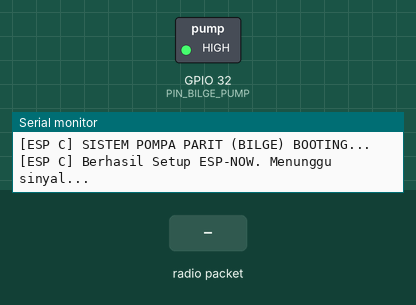
Recording of a sketch running on a simulated ESP32. Shown: switched loads named in the sketch (green lamp = pin HIGH), the last lines printed to the serial monitor. Inputs (shaded band) come from the test bench.

Above: at 2.2 s.
2.3 s: radio packet "CMD_PUMP_ON" arrives
At 3.5 s:
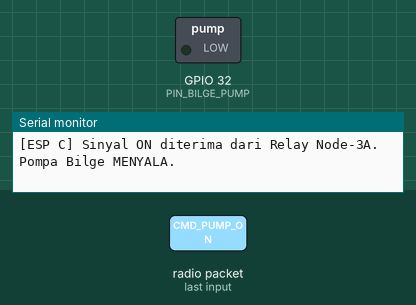
3.8 s: radio packet "CMD_PUMP_OFF" arrives
At 4.7 s:
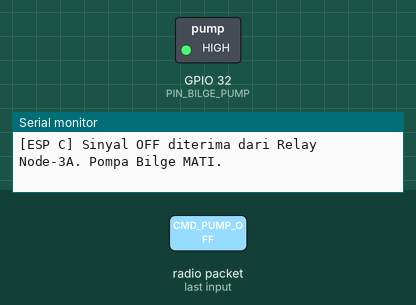
Timing chart, 0 to 6.8 s (numbered marks = the images above; inputs shaded):
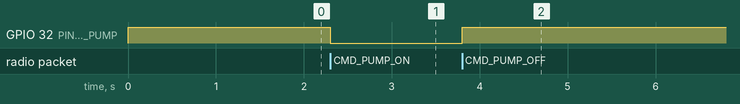

Measured:
- after the input at 2.3 s, GPIO 32 (PIN_BILGE_PUMP): HIGH → LOW at once
- after the input at 3.8 s, GPIO 32 (PIN_BILGE_PUMP): LOW → HIGH at once

The sketch:

agrimotion-pumps-c.ino
```cpp
#include <esp_now.h>
#include <WiFi.h>
#include <esp_wifi.h>

// ==========================================
// PENTING: SINKRONISASI KANAL WIFI!
// Nilai WIFI_CHANNEL WAJIB sama persis dengan
// channel WiFi router/modem "AGRI-MOTION" dan
// channel yang dilaporkan oleh ESP Node-3A / ESP-A.
// ==========================================
constexpr uint8_t WIFI_CHANNEL = 1;

const int PIN_BILGE_PUMP = 32; // IN1 Relay 5

// Variabel Pengaman (Fail-Safe & Watchdog)
bool isPumpOn = false;
unsigned long lastHeartbeatTime = 0;
unsigned long pumpStartTime = 0;
const unsigned long TIMEOUT_HEARTBEAT = 30000;   // 30 Detik hilang sinyal -> Auto-Cutoff mandiri
const unsigned long MAX_RUN_TIME = 180000;      // 3 Menit (180 detik) batas maksimal pengisian (Calculated Timeout 10L / 5LPM)

// Callback saat data ESP-NOW masuk dari ESP Node-3A (Relay)
void OnDataRecv(const uint8_t * mac, const uint8_t *incomingData, int len) {
  String cmd = "";
  for (int i = 0; i < len; i++) { cmd += (char)incomingData[i]; }
  cmd.trim(); cmd.toUpperCase();

  if (cmd == "CMD_PUMP_ON") {
    lastHeartbeatTime = millis();
    if (!isPumpOn) {
      digitalWrite(PIN_BILGE_PUMP, LOW); // Pompa ON (Active-Low)
      isPumpOn = true;
      pumpStartTime = millis();
      Serial.println("[ESP C] Sinyal ON diterima dari Relay Node-3A. Pompa Bilge MENYALA.");
    }
  }
  else if (cmd == "CMD_PUMP_OFF") {
    digitalWrite(PIN_BILGE_PUMP, HIGH); // Pompa OFF
    isPumpOn = false;
    Serial.println("[ESP C] Sinyal OFF diterima dari Relay Node-3A. Pompa Bilge MATI.");
  }
}

void setup() {
  // SAFETY BOOT
  digitalWrite(PIN_BILGE_PUMP, HIGH);
  pinMode(PIN_BILGE_PUMP, OUTPUT_OPEN_DRAIN);
  digitalWrite(PIN_BILGE_PUMP, HIGH);
  pinMode(PIN_BILGE_PUMP, OUTPUT);

  Serial.begin(115200);
  delay(1000);
  Serial.println("\n[ESP C] SISTEM POMPA PARIT (BILGE) BOOTING...");

  // Konfigurasi WiFi Station (Wajib untuk ESP-NOW)
  WiFi.mode(WIFI_STA);

  // Memaksa ESP C berada di Channel yang sama dengan Modem/ESP A
  esp_wifi_set_promiscuous(true);
  esp_wifi_set_channel(WIFI_CHANNEL, WIFI_SECOND_CHAN_NONE);
  esp_wifi_set_promiscuous(false);

  // Inisialisasi ESP-NOW
  if (esp_now_init() != ESP_OK) {
    Serial.println("Error Inisialisasi ESP-NOW");
    return;
  }
  esp_now_register_recv_cb(OnDataRecv);
  Serial.println("[ESP C] Berhasil Setup ESP-NOW. Menunggu sinyal...");
}

void loop() {
  if (isPumpOn) {
    // FAIL-SAFE 1: Sinyal Terputus / Out of Range (> 30 Detik Auto-Cutoff)
    if (millis() - lastHeartbeatTime > TIMEOUT_HEARTBEAT) {
      digitalWrite(PIN_BILGE_PUMP, HIGH);
      isPumpOn = false;
      Serial.println("[FAIL-SAFE] ⚠️ Heartbeat ESP-NOW Terputus > 30 Detik! Auto-Cutoff Pompa Bilge diaktifkan.");
    }

    // FAIL-SAFE 2: Pompa menyala melebihi batas waktu (3 Menit Max-Runtime Limiter)
    if (millis() - pumpStartTime > MAX_RUN_TIME) {
      digitalWrite(PIN_BILGE_PUMP, HIGH);
      isPumpOn = false;
      Serial.println("[SAFETY EWS] ⚠️ Batas Max-Runtime 3 Menit Tercapai! Pompa Bilge dimatikan paksa (Anti-Meluap).");
    }
  }
}
```
